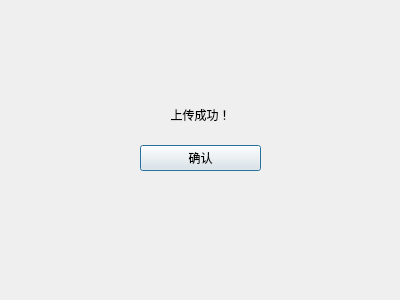
<?xml version="1.0" encoding="UTF-8"?>
<ui version="4.0">
 <class>Dialog</class>
 <widget class="QDialog" name="Dialog">
  <property name="geometry">
   <rect>
    <x>0</x>
    <y>0</y>
    <width>400</width>
    <height>300</height>
   </rect>
  </property>
  <property name="windowTitle">
   <string>Dialog</string>
  </property>
  <widget class="QWidget" name="">
   <property name="geometry">
    <rect>
     <x>140</x>
     <y>90</y>
     <width>121</width>
     <height>81</height>
    </rect>
   </property>
   <layout class="QVBoxLayout" name="verticalLayout">
    <item>
     <widget class="QLabel" name="label">
      <property name="layoutDirection">
       <enum>Qt::LeftToRight</enum>
      </property>
      <property name="text">
       <string>上传成功！</string>
      </property>
      <property name="alignment">
       <set>Qt::AlignCenter</set>
      </property>
     </widget>
    </item>
    <item>
     <widget class="QPushButton" name="pushButton">
      <property name="text">
       <string>确认</string>
      </property>
     </widget>
    </item>
   </layout>
  </widget>
 </widget>
 <resources/>
 <connections/>
</ui>
